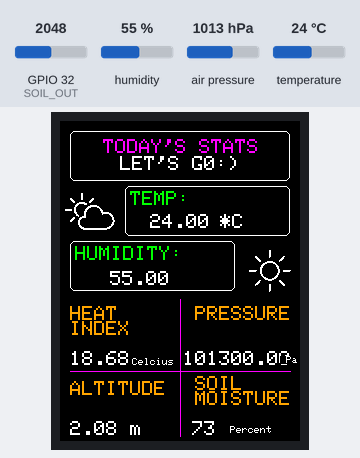
A sketch run on a simulated ESP32. Parts: 240×320 colour display. Inputs (shaded band) come from the test bench; at power-on: humidity 55 %, air pressure 1013 hPa, GPIO 32 (SOIL_OUT) = 2048, temperature 24 °C. WiFi joins after 1.5 s; servers stay silent unless stated; the local clock reads 2024-03-15 10:24:30 at power-on unless the sketch sets it; random numbers use the default seed unless the sketch sets one; no MQTT or app messages arrive unless stated; what the sketch prints to the serial monitor is not drawn.

Above: at 3.4 s.
3.5 s: humidity set to 22 %
At 7.8 s:
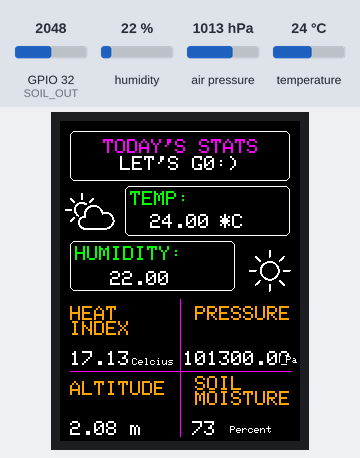
8.8 s: air pressure set to 952 hPa
At 12.7 s:
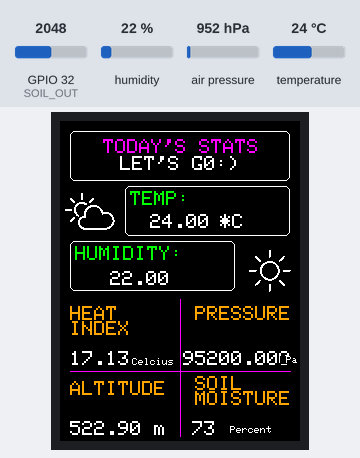
13.9 s: GPIO 32 (SOIL_OUT) set to 2866
At 18.6 s:
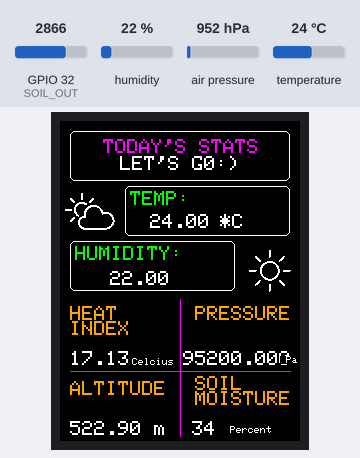
18.9 s: temperature set to 12 °C
At 23.6 s:
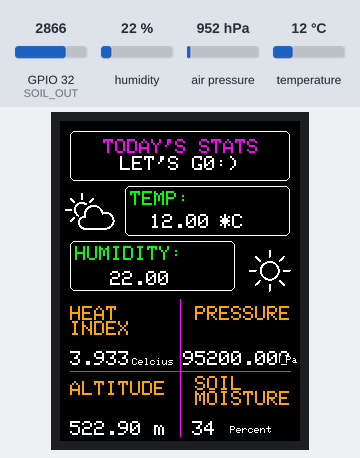
24.0 s: air pressure set to 975 hPa
At 28.5 s:
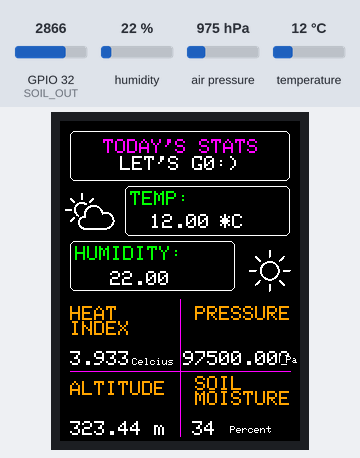
29.0 s: GPIO 32 (SOIL_OUT) set to 3972
Timing chart, 0 to 32.0 s (numbered marks = the images above; inputs shaded):
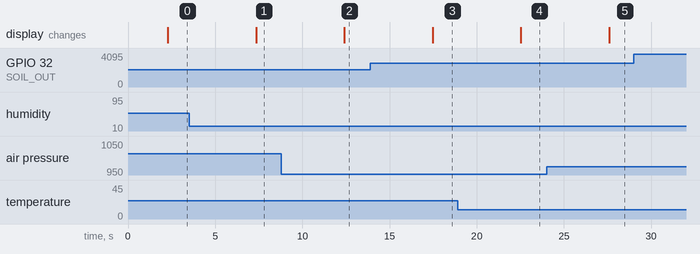

Measured:
- after the input at 3.5 s, the display: changes after 3.9 s (image 1)
- after the input at 8.8 s, the display: changes after 3.6 s (image 2)
- after the input at 13.9 s, the display: changes after 3.6 s (image 3)
- after the input at 18.9 s, the display: changes after 3.6 s (image 4)
- after the input at 24.0 s, the display: changes after 3.6 s (image 5)

The sketch:

hardware.ino
```cpp
//##################################################################################################################
//##                                      ELET_2415 WEATHER STATION SYSTEM CODE                                   ##
//##                                                                                                              ##
//##################################################################################################################

//SECTION 1: LIBRARY IMPORTS
//note: Please add in library for Soil moisture sensor

#include "Arduino.h"
#include <rom/rtc.h>
#include <math.h>  // https://www.tutorialspoint.com/c_standard_library/math_h.htm
#include <ctype.h>
#include <SPI.h>
#include <Wire.h>

//LIBRARIES FOR CIRCUIT COMPONENTS
#include <DHT.h>
#include <Adafruit_BMP280.h>
#include "Adafruit_GFX.h"
#include "Adafruit_ILI9341.h"


#ifndef FORECAST_H
#include "foreCast.h"
#endif


#ifndef ARDUINO_H
#include <Arduino.h>
#endif

#ifndef ARDUINOJSON_H
#include <ArduinoJson.h>
#endif

#ifndef _WIFI_H
#include <WiFi.h>
#include <HTTPClient.h>
#endif

#ifndef STDLIB_H
#include <stdlib.h>
#endif

#ifndef STDIO_H
#include <stdio.h>
#endif

// IMPORT FONTS FOR TFT DISPLAY
#include <Fonts/FreeSansBold18pt7b.h>
#include <Fonts/FreeSansBold9pt7b.h>

#define ARDUINOJSON_USE_DOUBLE      1

//SECTION 2: DEINITION OF PINS ON ESP32
#define TFT_DC 17
#define TFT_CS 5
#define TFT_RST 16
#define TFT_SCK 18
#define TFT_MOSI 23
#define TFT_MISO 19
Adafruit_ILI9341 tft = Adafruit_ILI9341(TFT_CS, TFT_DC, TFT_MOSI, TFT_SCK, TFT_RST, TFT_MISO);

#define DHT_OUT 4
#define DHTTYPE DHT22
DHT dht(DHT_OUT, DHTTYPE);

#define BMP_SDA (21)
#define BMP_CS (5)
#define BMP_SD0 (25)
#define BMP_SCL (22)

Adafruit_BMP280 bmp;  // I2C Interface

#define SOIL_OUT 32

// #define BTN_A 25
// #define BTN_B 26

//SECTION 3: MQTT LABELS, CREDENTIALS AND HANDLES
static const char* pubtopic = "620155827";                         // Add your ID number here
static const char* subtopic[] = { "620155827_sub", "/elet2415" };  // Array of Topics(Strings) to subscribe to
static const char* mqtt_server = "www.yanacreations.com";          // Broker IP address or Domain name as a String
static uint16_t mqtt_port = 1883;

// WIFI CREDENTIALS
// const char* ssid       = "CWC-6848515"; // Add your Wi-Fi ssid
// const char* password   = "ddcdwwSWg4cb"; // Add your Wi-Fi password

const char* ssid = "MonaConnect";  // Add your Wi-Fi ssid
const char* password = "";         // Add your Wi-Fi password

// TASK HANDLES
TaskHandle_t xMQTT_Connect = NULL;
TaskHandle_t xNTPHandle = NULL;
TaskHandle_t xLOOPHandle = NULL;
TaskHandle_t xUpdateHandle = NULL;
TaskHandle_t xButtonCheckeHandle = NULL;

//FUNCTION DECLARATIONS
void checkHEAP(const char* Name);  // RETURN REMAINING HEAP SIZE FOR A TASK
void initMQTT(void);               // CONFIG AND INITIALIZE MQTT PROTOCOL
unsigned long getTimeStamp(void);  // GET 10 DIGIT TIMESTAMP FOR CURRENT TIME
void callback(char* topic, byte* payload, unsigned int length);
void initialize(void);
bool publish(const char* topic, const char* payload);  // PUBLISH MQTT MESSAGE(PAYLOAD) TO A TOPIC
void vButtonCheck( void * pvParameters );
void vUpdate(void* pvParameters);


////important imports
#ifndef NTP_H
#include "NTP.h"
#endif

#ifndef MQTT_H
#include "mqtt.h"
#endif
//VARIABLE DECLARATION
double humidity;
double temperature;
double heatIndex;
double pressure;
double alt;
int soil_m = 0;
int count=0;

const int AirValue = 3600;   //you need to replace this value with Value_1
const int WaterValue = 1500;  //you need to replace this value with Value_2
int soilMPercent=0;


//WEATHER STATION SETUP SECTION
void setup() {
  // put your setup code here, to run once:
  /* Default settings from datasheet.  */
  Serial.begin(115200);  // INIT SERIAL
  tft.begin();
  dht.begin();
  bmp.begin(0x76);
  tft.fillScreen(ILI9341_BLACK);
  tft.setTextColor(ILI9341_RED);
  tft.setTextSize(2);

  // tft.drawBitmap(100, 25, partlyCloudyDay, 50, 50, ILI9341_WHITE, ILI9341_BLACK);
  // tft.drawBitmap(100, 75, sun, 50, 50, ILI9341_WHITE, ILI9341_BLACK);
  // tft.drawBitmap(100, 125, snow, 50, 50, ILI9341_WHITE, ILI9341_BLACK);
  // tft.setCursor(30, 220);
  // tft.setTextColor(ILI9341_GREEN);
  // tft.setTextSize(3);
  // tft.print("WEATHER");
  // tft.setCursor(80, 250);
  // tft.setTextSize(3);
  // tft.setTextColor(ILI9341_GREEN);
  // tft.print("STATION");
  // tft.setCursor(100,290);
  // tft.setTextSize(2);
  // tft.setTextColor(ILI9341_ORANGE);
  // tft.print("2024");
  bmp.setSampling(Adafruit_BMP280::MODE_NORMAL,     /* Operating Mode. */
                  Adafruit_BMP280::SAMPLING_X2,     /* Temp. oversampling */
                  Adafruit_BMP280::SAMPLING_X16,    /* Pressure oversampling */
                  Adafruit_BMP280::FILTER_X16,      /* Filtering. */
                  Adafruit_BMP280::STANDBY_MS_500); /* Standby time. */
  initialize();
  vButtonCheckFunction();
}

void loop() {
  // vTaskDelay(1000 / portTICK_PERIOD_MS);
}

//####################################################################
//#             UTIL FUNCTIONS FOR WEATHER STATION                   #
//####################################################################
void vButtonCheck(void* pvParameters) {
  configASSERT(((uint32_t)pvParameters) == 1);

  for (;;) {
    // Add code here to check if a button(S) is pressed
    // then execute appropriate function if a button is pressed

    // 1. Implement button1  functionality

    vTaskDelay(2000 / portTICK_PERIOD_MS);
  }
}

void vUpdate(void* pvParameters) {
       configASSERT( ( ( uint32_t ) pvParameters ) == 1 );

      for( ;; ) {

        //reading data from the sensors
  humidity = dht.readHumidity();
  temperature = dht.readTemperature();
  heatIndex = dht.computeHeatIndex(temperature, humidity);
  pressure = bmp.readPressure();
  alt = bmp.readAltitude(1013.25);
  soil_m = analogRead(SOIL_OUT);


  //printing data to the serial monitor
  Serial.print("***********Today's Stats************");
  Serial.println();
  Serial.print("Temperature: ");
  Serial.print(temperature);
  Serial.print("*C");
  Serial.println();
  Serial.print("Humidity: ");
  Serial.print(humidity);
  Serial.println();
  Serial.print("Heat Index: ");
  Serial.print(heatIndex);
  Serial.print(" Celcius");
  Serial.println();
  Serial.print("Pressure: ");
  Serial.print(pressure);
  Serial.print("Pa");
  Serial.println();
  Serial.print("Altitude: ");
  Serial.print(alt);
  Serial.print("m");
  Serial.println();
  Serial.print("Soil Moisture: ");

  soilMPercent = map(soil_m, AirValue, WaterValue, 0, 100);//calibration of soil mpisture sensor
  if(soilMPercent >= 100)
  {
    soilMPercent= 100;

  }
  else if(soilMPercent <=0)
  {
    soilMPercent= 0;

  }

  Serial.print(soilMPercent);
  Serial.println("%");


  Serial.print("************end of stats************");
  Serial.println();


    //tft.setFont(&FreeSansBold18pt7b);
    tft.drawRoundRect(10,10,220,50,5,ILI9341_WHITE);
    tft.setCursor(43,18);
    tft.setTextSize(2);
    tft.setTextColor(ILI9341_MAGENTA);
    tft.print("TODAY'S STATS ");
    tft.setCursor(60,35);
    tft.setTextSize(2);
    tft.setTextColor(ILI9341_WHITE);
    tft.print("LET'S G0:)");

    tft.drawRoundRect(65,65,165,50,5,ILI9341_WHITE);
    tft.drawBitmap(5,68, partlyCloudyDay, 50, 50, ILI9341_WHITE, ILI9341_BLACK);
    tft.setCursor(70,70);
    tft.setTextSize(2);
    tft.setTextColor(ILI9341_GREEN);
    tft.print("TEMP:");
    tft.setCursor(90,93);
    tft.setTextSize(2);
    tft.setTextColor(ILI9341_WHITE,ILI9341_BLACK);
    tft.println(temperature);
    tft.setCursor(160,93);
    tft.print("*C");

    tft.drawRoundRect(10,120,165,50,5,ILI9341_WHITE);
    tft.drawBitmap(185,125, sun, 50, 50, ILI9341_WHITE, ILI9341_BLACK);
    tft.setCursor(15,125);
    tft.setTextSize(2);
    tft.setTextColor(ILI9341_GREEN);
    tft.print("HUMIDITY:");
    tft.setCursor(50,150);
    tft.setTextSize(2);
    tft.setTextColor(ILI9341_WHITE, ILI9341_BLACK);
    tft.print(humidity);

    tft.drawLine(120,178,120,315,ILI9341_MAGENTA);
    tft.drawLine(10,250,230,250,ILI9341_MAGENTA);

    tft.setCursor(10,185);
    tft.setTextSize(2);
    tft.setTextColor(ILI9341_ORANGE);
    tft.print("HEAT");
    tft.setCursor(10,200);
    tft.setTextSize(2);
    tft.setTextColor(ILI9341_ORANGE);
    tft.print("INDEX");
    tft.setCursor(10,230);
    tft.setTextSize(2);
    tft.setTextColor(ILI9341_WHITE, ILI9341_BLACK);
    tft.print(heatIndex);
    tft.setCursor(72,237);
    tft.setTextSize(1);
    tft.print("Celcius");

    tft.setCursor(135,185);
    tft.setTextSize(2);
    tft.setTextColor(ILI9341_ORANGE);
    tft.print("PRESSURE");
    tft.setCursor(123,230);
    tft.setTextSize(2);
    tft.setTextColor(ILI9341_WHITE, ILI9341_BLACK);
    tft.print(pressure);
    tft.setCursor(220,235);
    tft.setTextSize(1);
    tft.println(" Pa");

    tft.setCursor(10,260);
    tft.setTextSize(2);
    tft.setTextColor(ILI9341_ORANGE);
    tft.print("ALTITUDE");
    tft.setCursor(10,300);
    tft.setTextSize(2);
    tft.setTextColor(ILI9341_WHITE,ILI9341_BLACK);
    tft.print(alt);
    tft.println(" m");

    tft.setCursor(135,255);
    tft.setTextSize(2);
    tft.setTextColor(ILI9341_ORANGE);
    tft.print("SOIL");
    tft.setCursor(135,270);
    tft.setTextSize(2);
    tft.setTextColor(ILI9341_ORANGE);
    tft.print("MOISTURE");
    tft.setCursor(132,300);
    tft.setTextSize(2);
    tft.setTextColor(ILI9341_WHITE, ILI9341_BLACK);
    tft.print(soilMPercent);
    tft.setCursor(170,305);
    tft.setTextSize(1);
    tft.setTextColor(ILI9341_WHITE);
    tft.println("Percent");

            // Task code goes here.
          // 1. Create JSon object
          StaticJsonDocument<1000> doc;
          // 2. Create message buffer/array to store serialized JSON object
          char message[1100]  = {0};
          // 3. Add key:value pairs to JSon object based on above schema
          doc["id"] = "620155827";
          doc["timestamp"] = getTimeStamp();
          doc["temperature"] =temperature;
          doc["humidity"]= humidity;
          doc["heatindex"]=heatIndex;
          doc["pressure"]=pressure;
          doc["altitude"]=alt;
          doc["soilmoisture"]=soilMPercent;
          // 4. Seralize / Covert JSon object to JSon string and store in message array
          serializeJson(doc, message);
          // 5. Publish message to a topic sobscribed to by both backend and frontend
          if(mqtt.connected()){
            publish(pubtopic, message);
          }

           vTaskDelay(5000 / portTICK_PERIOD_MS);
       }
}

unsigned long getTimeStamp(void) {
   // RETURNS 10 DIGIT TIMESTAMP REPRESENTING CURRENT TIME
   time_t now;
   time(&now); // Retrieve time[Timestamp] from system and save to &now variable
   return now;
}

void callback(char* topic, byte* payload, unsigned int length) {
  // ############## MQTT CALLBACK  ######################################
  // RUNS WHENEVER A MESSAGE IS RECEIVED ON A TOPIC SUBSCRIBED TO

  Serial.printf("\nMessage received : ( topic: %s ) \n",topic );
  char *received = new char[length + 1] {0};

  for (int i = 0; i < length; i++) {
    received[i] = (char)payload[i];
  }

  // PRINT RECEIVED MESSAGE
  Serial.printf("Payload : %s \n",received);


  // CONVERT MESSAGE TO JSON
  StaticJsonDocument<1200> doc;
  DeserializationError error = deserializeJson(doc, received);

  if (error) {
    Serial.print("deserializeJson() failed: ");
    Serial.println(error.c_str());
    return;
  }

  // PROCESS MESSAGE

}

bool publish(const char* topic, const char* payload) {
     bool res = false;
     try{
        res = mqtt.publish(topic,payload);
        // Serial.printf("\nres : %d\n",res);
        if(!res){
          res = false;
          throw false;
        }
     }
     catch(...){
      Serial.printf("\nError (%d) >> Unable to publish message\n", res);
     }
  return res;
}
```

NTP.h
```cpp
//#############################################################################################
//#                                                                                           #
//#                                      NTP HEADER FILE                                      #
//#                                                                                           #
//#############################################################################################

/*
          GOAL
1. Maintain accurate date and time regardless of internet connectivity

          TASKS
1. Get current date and time from NTP server and then adjust ESP32's system time, every minute once there is internet connectivity
2. Update system time from SPIFFS after a restart
3. Update SPIFFS from system time every minute
4. Publish timestampUpdate to PI every minute once PI is ON
5. Print date and time every minute

*/

#ifndef _NTP_H
#define _NTP_H 1
#endif

#ifndef _WIFI_H
#include <WiFi.h>
#endif

#ifndef _TIME_H
#include "time.h"
#endif

#ifndef _SNTP_H
#include "sntp.h"
#endif


// HELP FULL WEBPAGES
// https://www.tutorialspoint.com/c_standard_library/c_function_strftime.htm
// https://pubs.opengroup.org/onlinepubs/009695399/basedefs/time.h.html
// https://pubs.opengroup.org/onlinepubs/9699919799/    Search usine keyword "time" in searchbox
// https://www.epochconverter.com/programming/c
// https://www.timeanddate.com/worldclock/jamaica/kingston
// https://pubs.opengroup.org/onlinepubs/7908799/xsh/systime.h.html
// https://www.gnu.org/software/libc/manual/html_node/TZ-Variable.html
// https://forum.arduino.cc/t/esp32-settimeofday-functionality-giving-odd-results/676136

class Ntp {

  private:
          const char* ntpServer           = "north-america.pool.ntp.org";  //"pool.ntp.org";
          const char* ntpServer1          = "pool.ntp.org";
          const char* ntpServer2          = "time.nist.gov";
          const long  gmtOffset_sec       = -5*3600;
          const int   daylightOffset_sec  = 0;
          int         currenttime         = 0;
          const char* time_zone           = "EST+5EDT,M3.2.0/2,M11.1.0/2"; //"CET-1CEST,M3.5.0,M10.5.0/3";  // TimeZone rule for Europe/Rome including daylight adjustment rules (optional)


  public:
        unsigned long epochTime;
        Ntp(const char* process){
          Serial.println(process);
        }

        static void printLocalTime(){
            struct tm timeinfo;
            if(!getLocalTime(&timeinfo)){
              Serial.println("No time available (yet)");
              return;
            }
            // Serial.println(&timeinfo, "%A, %B %d %Y %H:%M:%S");
             Serial.println(&timeinfo, "%B %d, %Y    %I:%M %p");
        }

        // Callback function (get's called when time adjusts via NTP)
        static void timeavailable(struct timeval *t) {
          Serial.println("Got time adjustment from NTP!");
          printLocalTime();
        }

        unsigned long getTime(){
          // RETURNS TIMESTAMP FOR CURRENT TIME FROM NTP SERVER
              time_t now;
              struct tm timeinfo;

              // get time from ntp server first and save to system
              if (!getLocalTime(&timeinfo)) {
                Serial.println("Failed to obtain time, NTP");
                return(0);
              }
              // Serial.println(&timeinfo, "%B %d, %Y    %I:%M %p");
              // Retrieve time[Timestamp] from system and save to &now variable
              time(&now);
              return now;
        }

        unsigned long getTimeStamp(void){
            // RETURNS 10 DIGIT TIMESTAMP REPRESENTING CURRENT TIME
            time_t now;
            time(&now); // Retrieve time[Timestamp] from system and save to &now variable
            return now;
        }

        void setup(){
            // set notification call-back function
            sntp_set_time_sync_notification_cb( timeavailable );
            /**
              * NTP server address could be aquired via DHCP,
              *
              * NOTE: This call should be made BEFORE esp32 aquires IP address via DHCP,
              * otherwise SNTP option 42 would be rejected by default.
              * NOTE: configTime() function call if made AFTER DHCP-client run
              * will OVERRIDE aquired NTP server address
              */
            sntp_servermode_dhcp(1);    // (optional)
            /**
            * This will set configured ntp servers and constant TimeZone/daylightOffset
            * should be OK if your time zone does not need to adjust daylightOffset twice a year,
            * in such a case time adjustment won't be handled automagicaly.
            */
            // configTime(gmtOffset_sec, daylightOffset_sec, ntpServer1, ntpServer2);
            configTzTime(this->time_zone, ntpServer1, ntpServer2);
        }


};


// NTP TASK
void vNTP( void * pvParameters ) {
  configASSERT( ( ( uint32_t ) pvParameters ) == 1 );
  Ntp NTP = Ntp("NTP PROTOCOL INITIATED"); // Instatiate NTP Class
  NTP.setup(); // Config NTP

 for( ;; ) {
      // NTP.printLocalTime();     // it will take some time to sync time :)
      // NTP.getTime();
      // checkHEAP("NTP");
      vTaskDelay(60000 / portTICK_PERIOD_MS);  // DELAY FOR 5 SECONDS
    }
 }


// Function that creates a task.
void vNTPFunction( void ) {
    BaseType_t xReturned;

    // Create the task, storing the handle.
    xReturned = xTaskCreatePinnedToCore(
                    vNTP,               // Function that implements the task.
                    "NTP Protocol",     // Text name for the task.
                    1500,               // Stack size (Bytes in ESP32, words in Vanilla FreeRTOS)
                    ( void * ) 1,       // Parameter passed into the task.
                    12,                  // Priority at which the task is created.
                    &xNTPHandle,        // Used to pass out the created task's handle.
                    1);                 // ESP Core to run task on.

    if( xReturned == pdPASS ) {
      // The task was created.  Use the task's handle to delete the task.
      //  Serial.println("NTP PROTOCOL TASK CREATED");
    }
    else {
       Serial.println("UNABLE TO CREATE NTP PROTOCOL TASK");
    }
}
```

Source omitted: foreCast.h (data table, 10842 bytes), mqtt.h (10126 bytes)
